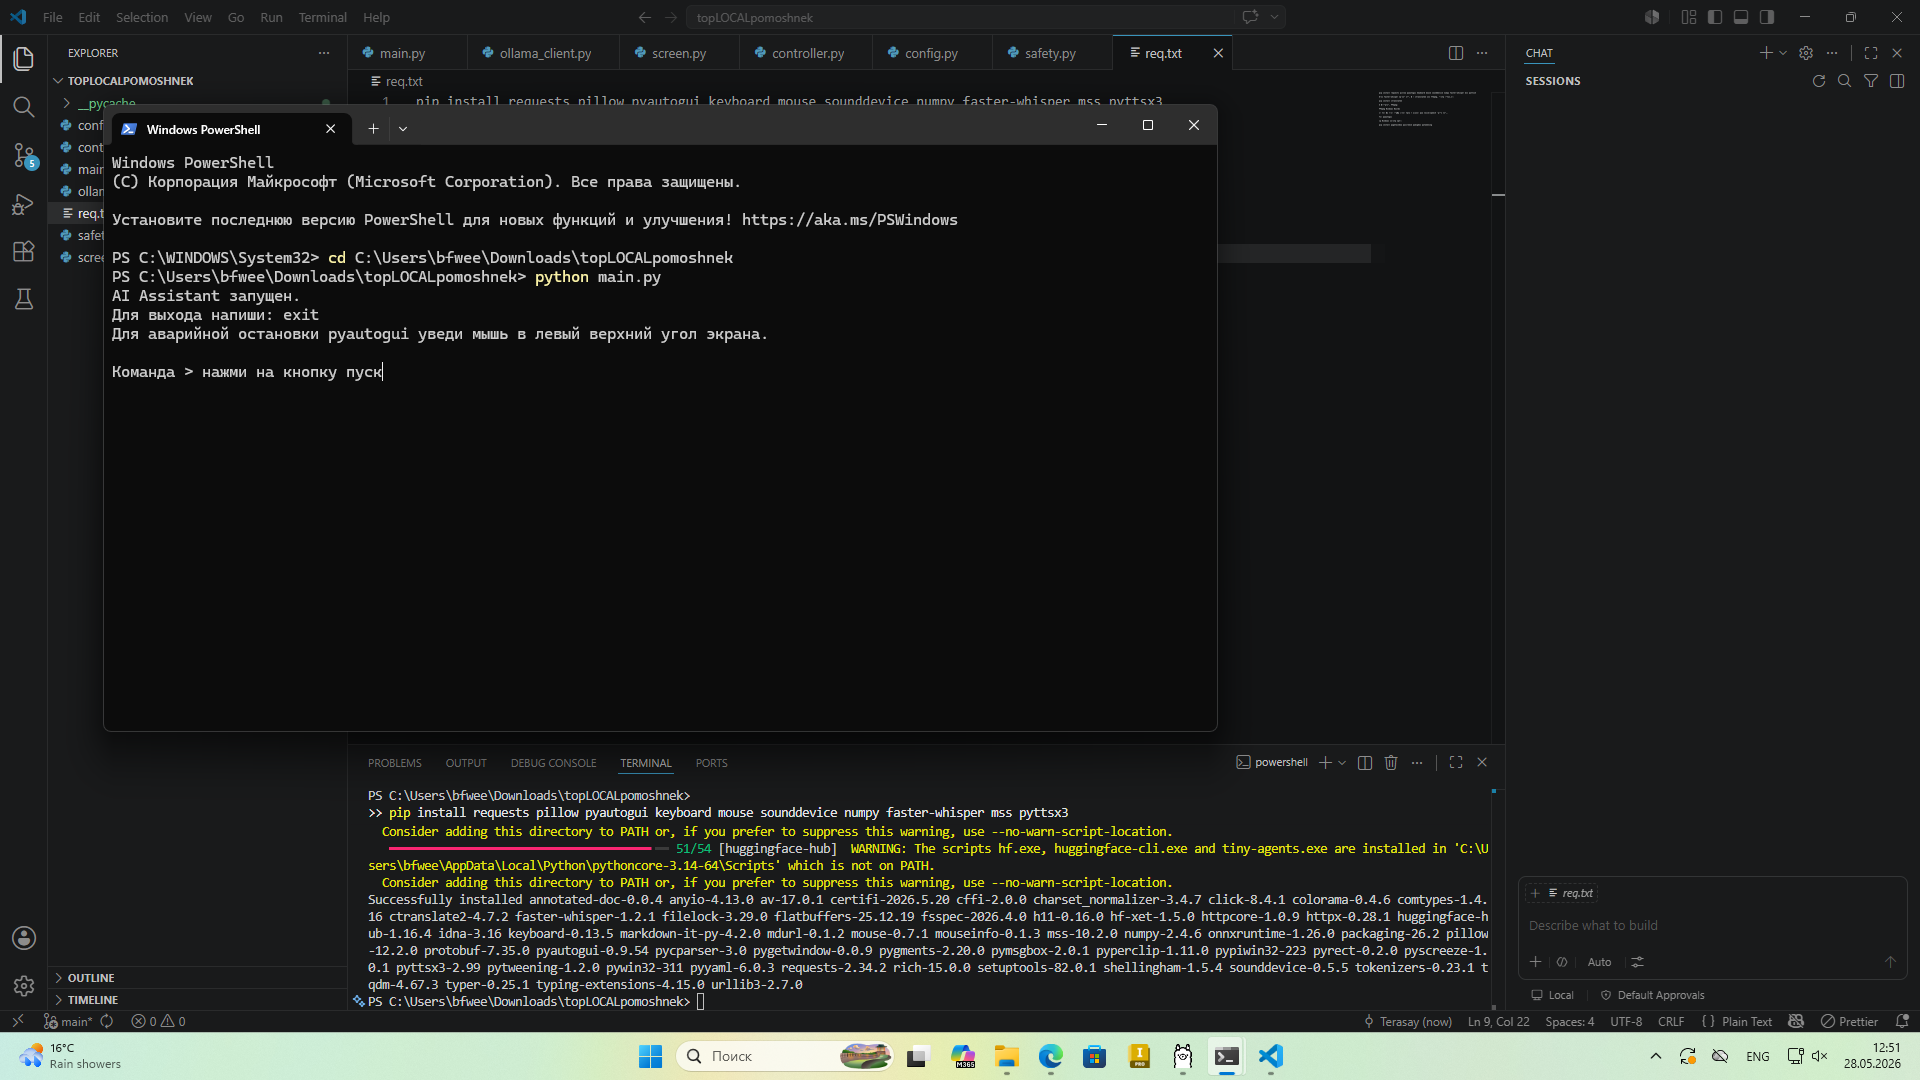

Write the Python code that produced this figure.
import mss
from PIL import Image


def take_screenshot(path: str = "screen.png") -> str:
    with mss.mss() as sct:
        monitor = sct.monitors[1]
        shot = sct.grab(monitor)
        img = Image.frombytes("RGB", shot.size, shot.rgb)
        img.save(path)

    return path
